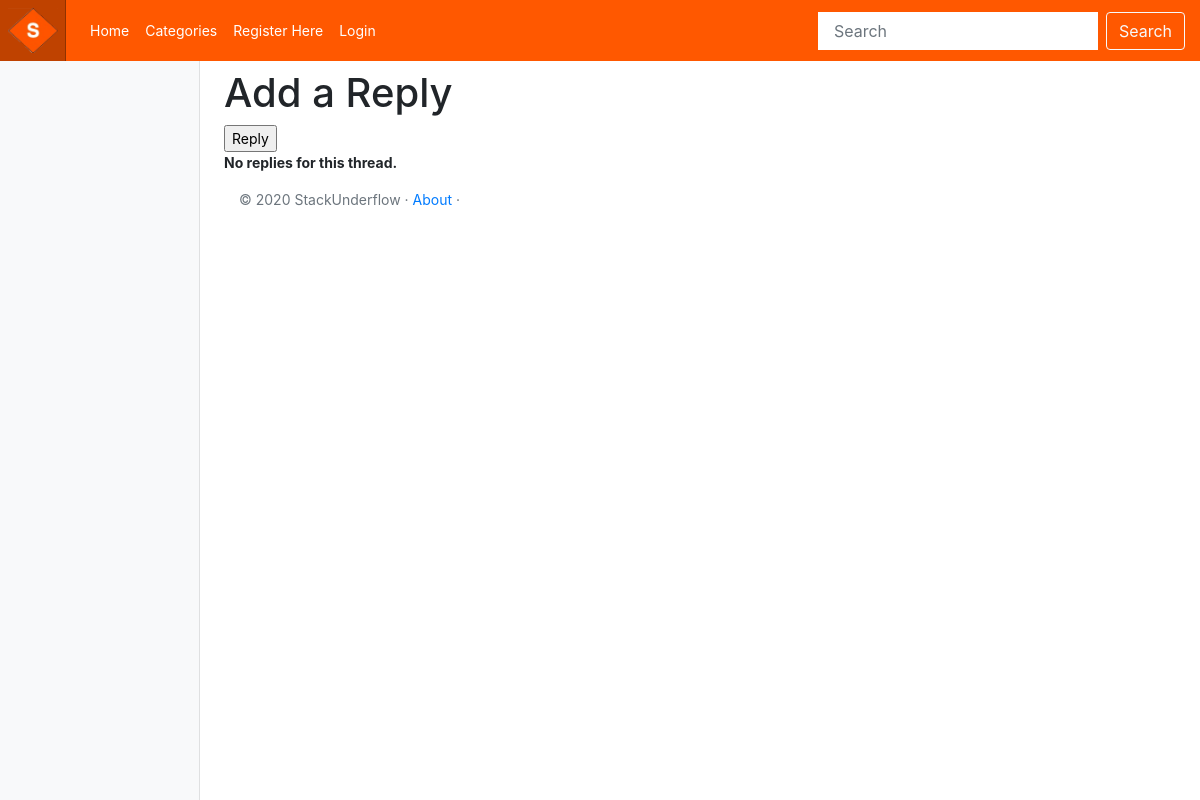
/stack_underflow/category/how-to-implement-a-linked-list-in-java/show_thread/, run on an earlier commit of the app's database.
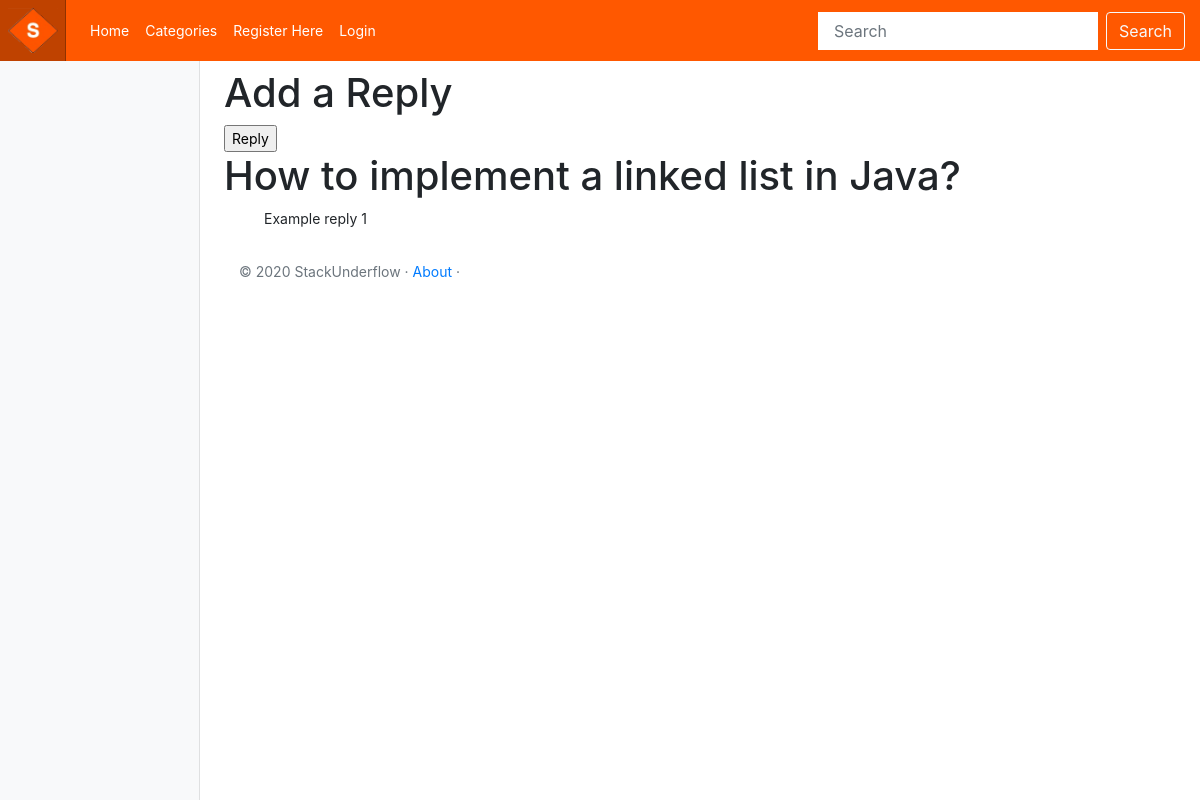
And on a later commit of the database.
### stack_underflow/models.py (models this page shows, shortened)
class Thread(models.Model):
    category = models.ForeignKey(Category, on_delete=models.CASCADE)
    question = models.CharField(max_length=128, unique=True)
    replies = models.IntegerField(default=0)
    slug = models.SlugField(unique=True)

class Reply(models.Model):
    thread = models.ForeignKey(Thread, on_delete=models.CASCADE)
    text = models.CharField(max_length=2000)
    class Meta:
        verbose_name_plural = 'Replies'

### stack_underflow/views.py (the view, shortened to what this page needs)
# urls.py: path('category/<slug:thread_question_slug>/show_thread/', views.show_thread, name='show_thread'),
def show_thread(request, thread_question_slug):
    context_dict = {}
    try:
        thread = Thread.objects.get(slug=thread_question_slug)
        replies = Reply.objects.filter(thread=thread)
        context_dict['replies'] = replies
        context_dict['thread'] = thread
    except Thread.DoesNotExist:
        context_dict['replies'] = None
        context_dict['thread'] = None
    form = ReplyForm()
    return render(request, 'stack_underflow/thread.html', context=context_dict)

### templates/stack_underflow/thread.html (shortened to what this page needs)
<!DOCTYPE html>
{% extends 'stack_underflow/base.html' %}
{% load staticfiles %}
{% block body_block %}
    <h1>Add a Reply</h1>
    <div>
        <form id="reply_form" method="post" action="/stack_underflow/category/{{ thread.slug }}/">
            <input type="submit" name="submit" value="Reply" />
        </form>
    </div>
	{% if thread %}
	<h1>{{ thread.question }}</h1>
		{% if replies %}
	<ul>
		{% for reply in replies %}
		{{ reply.text }}
		{% endfor %}
	</ul>
		{% endif %}
	{% else %}
	<strong> No replies for this thread.</strong>
	{% endif %}
{% endblock %}

### templates/stack_underflow/base.html (shortened to what this page needs)
{% load staticfiles %}
<html lang="en">
<head>
    <link href="{% static 'css/bootstrap.min.css' %}" rel="stylesheet">
    <link href="{% static 'css/stack_underflow.css' %}" rel="stylesheet">
</head>
<body>
<header>
    <nav class="navbar navbar-expand-md navbar-dark fixed-top p-0" style="background-color: #ff5800;">
        <a class="navbar-brand p-2" href="{% url 'stack_underflow:index' %}"><img src="{% static 'images/logo1.png' %}"
                                                                                  width="50" height="" 50"></a>
        <div class="collapse navbar-collapse" id="navbarCollapse">
            <ul class="navbar-nav mr-auto">
                <li class="nav-item"><a class="nav-link active" href="{% url 'stack_underflow:index' %}">Home</a></li>
                <li class="nav-item "><a class="nav-link active" href="{% url 'stack_underflow:categories' %}">Categories</a>
                </li>
                {% if user.is_authenticated %}
                <li class="nav-item"><a class="nav-link active"
                                        href="{% url 'auth_logout' %}?next={% url 'stack_underflow:index' %}">Logout</a>
                </li>
                <li class="nav-item"><a class="nav-link active" href="{% url 'stack_underflow:add_category' %}">Add
                    Category</a></li>
                <li class="nav-item"><a class="nav-link active" href="{% url 'stack_underflow:index' %}">Change
                    Password</a></li>
                {% else %}
                <li class="nav-item"><a class="nav-link active" href="{% url 'registration_register' %}">Register
                    Here</a></li>
                <li class="nav-item "><a class="nav-link active" href="{% url 'auth_login' %}">Login</a></li>
                {% endif %}
            </ul>
            <form class="form-inline my-2 my-lg-0">
                <input class="form-control mr-sm-2" type="search" placeholder="Search" aria-label="Search">
                <button class="btn btn-outline-light my-2 my-sm-0" type="submit">Search</button>
            </form>
        </div>
    </nav>
</header>
<div class="container-fluid">
    <div class="row">
        <nav class="col-md-2 d-none d-md-block bg-light sidebar">
            <div class="sidebar-sticky">
            </div>
        </nav>
        <main role="main" class="col-md-9  ml-sm-auto col-lg-10 px-4">
            {% block body_block %}
            {% endblock %}
            <footer class="footer mt-auto py-3">
                <div class="container">
                    <span class="text-muted"><a class="" float-left">&copy; 2020 StackUnderflow &middot; <a href="#">About</a> &middot;</span>
                </div>
            </footer>
    </div>
</div>
</body>
</html>

### static/css/stack_underflow.css (style rules this page uses)
body { font-size: .875rem; }
.sidebar { position: fixed; top: 0; bottom: 0; left: 0; z-index: 100; padding: 48px 0 0; box-shadow: inset -1px 0 0 rgba(0, 0, 0, .1); }
.sidebar-sticky { position: relative; top: 0; height: calc(100vh - 48px); padding-top: .5rem; overflow-x: hidden; overflow-y: auto; }
[role="main"] { padding-top: 133px; }
@media (min-width: 768px) { [role="main"] { padding-top: 48px; } }
.navbar-brand { padding-top: .75rem; padding-bottom: .75rem; font-size: 1rem; background-color: rgba(0, 0, 0, .25); box-shadow: inset -1px 0 0 rgba(0, 0, 0, .25); }
.navbar .btn { margin-right: 15px; }
.navbar .form-control { padding: .75rem 1rem; border-width: 0; border-radius: 0; }

What changed in the data, as far as the page shows it:
now on this page (row edited): Thread: question "How to implement a linked list in Java?"
now on this page (row unchanged): Reply: text "Example reply 1"
Also different on the page:
text no longer shown: "No replies for this thread."
